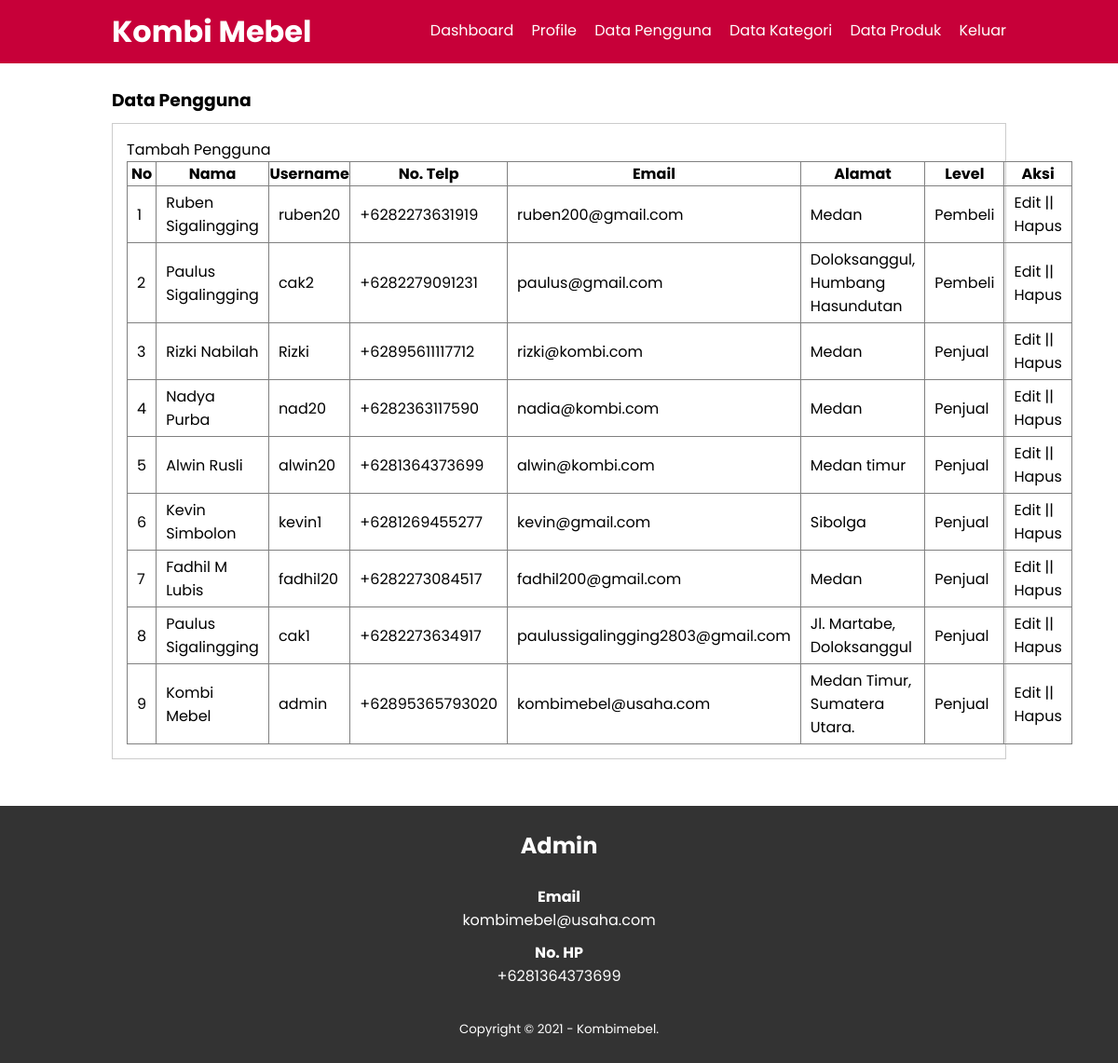
The app's page /web_app/admin-pengguna.php (signed in) with its own data.
### tables this page shows
CREATE TABLE `tb_akun` (
  `penjual_id` int(11) NOT NULL,
  `penjual_nama` varchar(50) NOT NULL,
  `username` varchar(50) NOT NULL,
  `password` varchar(100) NOT NULL,
  `penjual_telp` varchar(20) NOT NULL,
  `penjual_email` varchar(50) NOT NULL,
  `penjual_alamat` text NOT NULL,
  `penjual_ttl` date NOT NULL,
  `level` enum('Pembeli','Penjual') NOT NULL
);

### web_app/admin-pengguna.php (the view)
<?php
    include '1header-admin.php';
    include 'db.php';
?>
    <div class="section">
        <div class="container">
            <h3>Data Pengguna</h3>
            <div class="box">
                <p><a href="tambah-akuna.php">Tambah Pengguna</a></p>
                <table border="1" cellspacing="0" class="table">
                    <thead>
                        <tr>
                            <th width="60px">No</th>
                            <th>Nama</th>
                            <th>Username</th>
                            <th>No. Telp</th>
                            <th>Email</th>
                            <th>Alamat</th>
                            <th>Level</th>
                            <th width="150px">Aksi</th>
                        </tr>
                    </thead>
                    <tbody>
                        <?php
                            $no = 1;
                            $akun=mysqli_query($conn, "SELECT * FROM tb_akun ORDER BY penjual_id DESC");
                            if(mysqli_num_rows($akun)>0){
                            while($row = mysqli_fetch_array($akun)){
                        ?>
                        <tr>
                            <td><?php echo $no++?></td>
                            <td><?php echo $row['penjual_nama']?></td>
                            <td><?php echo $row['username']?></td>
                            <td><?php echo $row['penjual_telp'] ?></td>
                            <td><?php echo $row['penjual_email']?></td>
                            <td><?php echo $row['penjual_alamat']?></td></td>
                            <td><?php echo $row['level']?></td>
                            <td>
                                <a href="edit-aprofile.php?id=<?php echo $row['penjual_id']?>">Edit</a> || <a href="
                                proses-hapus.php?idl=<?php echo $row['penjual_id']?>" onclick="return confirm('Apakah Anda Yakin ingin menghapus data?')">Hapus</a>
                            </td>
                        </tr>
                        <?php }}else{ ?>
                                <tr>
                                    <td colspan='8'>Tidak ada data</td>
                                </tr>
                            <?php } ?>
                    </tbody>
                </table>
            </div>
        </div>
    </div>
    <?php
    include '5footer-lobby.php';
?>

### web_app/5footer-lobby.php (shortened to what this page needs)
    <?php
    include 'db.php';
    $kontak = mysqli_query($conn, "SELECT admin_telp, admin_email, admin_address FROM tb_admin WHERE admin_id = 1");
    $a = mysqli_fetch_object($kontak);
    ?>
    <div class="footer">
        <div class="container">
            <h2>Admin</h2>
            <br>
            <h4>Email</h4>
            <p><?php echo $a->admin_email ?></p>
            <h4>No. HP</h4>
            <p><?php echo $a->admin_telp ?></p>
            <small>Copyright &copy; 2021 - Kombimebel.</small>
        </div>
    </div>
</body>
</html>

### web_app/css/style.css (style rules this page uses)
* { padding: 0; margin: 0; font-family: 'Poppins',sans-serif; }
body { background-color: #fff; }
a { color: inherit; text-decoration: none; }
.container { width: 80%; margin: 0 auto; }
.container:after { content: ''; display: block; clear: both; }
.section { padding: 25px 0; }
.box { background-color: #fff; border: 1px solid #ccc; padding: 15px; box-sizing: border-box; margin: 10px 0 25px 0; }
.box::after { content: ''; display: block; clear: both; }
.table { width: 100%; border-collapse: collapse; }
.table tr { height: 30 px; }
.table tr td { padding:5px 10px; }
.footer { padding: 25px 0; background-color: #333; color: #fff; text-align: center; }
.footer p { margin-bottom: 10px; }
.footer small { margin-top: 25px; display: inline-block; }

### records on screen
tb_akun: penjual_nama "Ruben Sigalingging", username "ruben20", penjual_telp "+6282273631919", penjual_email "ruben200@gmail.com", penjual_alamat "Medan", level "Pembeli"
tb_akun: penjual_nama "Paulus Sigalingging", username "cak2", penjual_telp "+6282279091231", penjual_email "paulus@gmail.com", penjual_alamat "Doloksanggul, Humbang Hasundutan", level "Pembeli"
tb_akun: penjual_nama "Rizki Nabilah", username "Rizki", penjual_telp "+62895611117712", penjual_email "rizki@kombi.com", penjual_alamat "Medan", level "Penjual"
tb_akun: penjual_nama "Nadya Purba", username "nad20", penjual_telp "+6282363117590", penjual_email "nadia@kombi.com", penjual_alamat "Medan", level "Penjual"
tb_akun: penjual_nama "Alwin Rusli", username "alwin20", penjual_telp "+6281364373699", penjual_email "alwin@kombi.com", penjual_alamat "Medan timur", level "Penjual"
tb_akun: penjual_nama "Kevin Simbolon", username "kevin1", penjual_telp "+6281269455277", penjual_email "kevin@gmail.com", penjual_alamat "Sibolga", level "Penjual"
tb_akun: penjual_nama "Fadhil M Lubis", username "fadhil20", penjual_telp "+6282273084517", penjual_email "fadhil200@gmail.com", penjual_alamat "Medan", level "Penjual"
tb_akun: penjual_nama "Paulus Sigalingging", username "cak1", penjual_telp "+6282273634917", penjual_email "paulussigalingging2803@gmail.com", penjual_alamat "Jl. Martabe, Doloksanggul", level "Penjual"
tb_akun: penjual_nama "Kombi Mebel", username "admin", penjual_telp "+62895365793020", penjual_email "kombimebel@usaha.com", penjual_alamat "Medan Timur, Sumatera Utara.", level "Penjual"

### other values on screen
$a->admin_email "kombimebel@usaha.com"
$a->admin_telp "+6281364373699"
